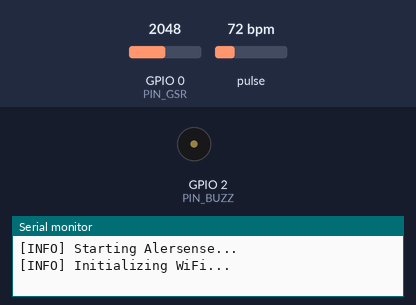
Recording of a sketch running on a simulated ESP32. Shown: buzzer (waves = sounding, pin HIGH), the last lines printed to the serial monitor. The inputs (shaded band) are chosen by the test bench; at power-on: GPIO 0 (PIN_GSR) = 2048, pulse 72 bpm. WiFi joins after 1.5 s; servers stay silent unless stated; uploads are accepted with an empty reply.

Above: at 0.1 s.
At 41.3 s:
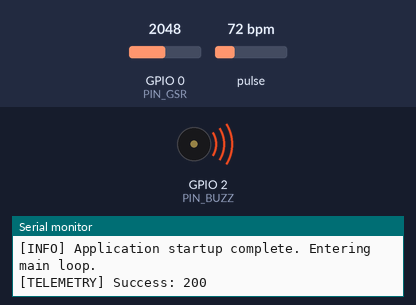
Timing chart, 0 to 43.2 s (numbered marks = the images above):
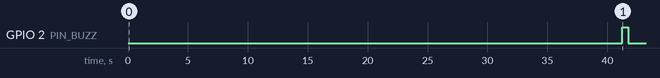

The sketch:

esp_alersense.ino
```cpp
#include <Wire.h>
#include "MAX30105.h"
#include "heartRate.h"
#include "WiFi.h"
#include "HTTPClient.h"
#include "WiFiClientSecure.h"

/*
NOTE: FOR THE DEFECTIVE BUZZERS:
Uncomment all function calls that reference pump buzzer delay and update buzzer.
HOWEVER, do not remove the function definitions

NOTE: FOR WIFI
use the 2.5 GHZ band for mobile data, DO NOT USE 5ghz.
SSID is network name (e.g. AlmerHotspot)
PASSWORD is password.
To check if connects, use your phone.
*/

/*
Network Config
*/
const char *ssid = "";     // UPDATE THIS
const char *password = ""; // UPDATE THIS
const char *serverName = "https://alersense-ghbxgzesfva7cfd0.southeastasia-01.azurewebsites.net/api/telemetry";
const String deviceID = "S-000X"; // UPDATE THIS

/*
ESP Hardware Configs
*/
const int PIN_GSR = 0;
const int SDA_PIN = 9;
const int SCL_PIN = 10;
const int PIN_BUZZ = 2;
MAX30105 particleSensor;

/*
Status String Constants
*/
static const char *STATUS_CALIBRATING = "Calibrating";
static const char *STATUS_ERROR = "Error";
static const char *STATUS_ATTENTIVE = "Attentive";
static const char *STATUS_INATTENTIVE = "Inattentive";
static const char *STATUS_WARNING = "Warning";

/*
Hardware Magic Number Configs
*/
const float MICROSIEMENS_CONVERSION_FACTOR = 1000000.0;
const float MICROSIEMENS_CALIBRATION_FACTOR = 1.0978;
const int WIFI_CONNECTION_DELAY = 1500;
const int CALIBRATION_DELAY = 30000;
const int STARTUP_DELAY = 300;
const int WIRE_CLOCK = 100000;
const float ADC_MAX_VAL = 6095.0; // this is a hacky solution, but it works for now
const float FIXED_RESISTOR_OHMS = 5000.0;
const float TEMP_BASELINE_REF = 37.0;
const float TEMP_COEFF = 0.03;

const float THRESHOLD_GSR_PERCENT = -9.49;
const float THRESH_HR_PERCENT = -3.98;
const float TEMP_ANALOG_SCALING = 0.488;
const long THRESHOLD_IR_DETECTION = 50000;
const unsigned long TELEMETRY_INTERVAL = 5000; // Global interval for telemetry streaming

const float GSR_ROLLING_ALPHA = 0.005;
const float GSR_ALPHA_UP = 0.05;
const float GSR_ALPHA_DOWN = 0.001;

/*
Custom Types
*/
struct SensorReadings
{
    long irValue;
    float sktRawAdc;
    float gsrAdc;
};

struct BaselineData
{
    float hr;
    float skt;
    float gsrAdjusted;
    bool valid;
};

struct TelemetryPayload
{
    float hr;
    float skt;
    float gsrAdjusted;
    float hrPercentDiff;
    float gsrPercentDiff;
    char status[24]; // Increased size to comfortably fit "Calibrating"
};

QueueHandle_t telemetryQueue;

BaselineData systemBaseline = {0, 0, 0, false};

/*
Buzzer Control
*/
struct BuzzerState
{
    bool isActive;
    bool isOn;
    unsigned long lastTransition;
    unsigned long onDuration;
    unsigned long offDuration;
    int pulsesRemaining;
};

BuzzerState buzzer = {false, false, 0, 0, 0, 0};

void updateBuzzer()
{
    if (!buzzer.isActive)
        return;

    unsigned long now = millis();

    if (buzzer.isOn)
    {
        if (now - buzzer.lastTransition >= buzzer.onDuration)
        {
            digitalWrite(PIN_BUZZ, LOW); // Turn off (standard logic)
            buzzer.isOn = false;
            buzzer.lastTransition = now;
            buzzer.pulsesRemaining--;

            if (buzzer.pulsesRemaining <= 0)
            {
                buzzer.isActive = false;
            }
        }
    }
    else
    {
        if (now - buzzer.lastTransition >= buzzer.offDuration)
        {
            digitalWrite(PIN_BUZZ, HIGH); // Turn on
            buzzer.isOn = true;
            buzzer.lastTransition = now;
        }
    }
}

void triggerBuzzer(unsigned long onTime, unsigned long offTime = 0, int pulses = 1, bool force = true)
{
    if (!force && buzzer.isActive)
        return; // Don't interrupt an ongoing sequence unless forced

    buzzer.onDuration = onTime;
    buzzer.offDuration = offTime;
    buzzer.pulsesRemaining = pulses;
    buzzer.isOn = true;
    buzzer.isActive = true;
    buzzer.lastTransition = millis();
    digitalWrite(PIN_BUZZ, LOW); // Turn on
}

void pumpBuzzerDelay(unsigned long ms)
{
    unsigned long start = millis();
    while (millis() - start < ms)
    {
        updateBuzzer();
        delay(10);
    }
}

/*
Helper Functions
*/
void programAssert(bool condition, const char *errorMsg)
{
    if (!condition)
    {
        Serial.print("[ASSERT FAIL] ");
        Serial.println(errorMsg);
        while (1)
            delay(1000);
    }
}

// Helper function to easily push data to the HTTP task queue
void queueTelemetry(float hr, float skt, float gsr, float hrDiff, float gsrDiff, const char *statusMsg)
{
    TelemetryPayload newPayload;
    newPayload.hr = hr;
    newPayload.skt = skt;
    newPayload.gsrAdjusted = gsr;
    newPayload.hrPercentDiff = hrDiff;
    newPayload.gsrPercentDiff = gsrDiff;
    strlcpy(newPayload.status, statusMsg, sizeof(newPayload.status));

    if (xQueueSend(telemetryQueue, &newPayload, 0) != pdPASS)
    {
        // Serial.println("[WARNING] Telemetry queue full, dropping packet.");
    }
}

// Formula: Gs = ((2^n - 1) - ADC) / (ADC * Rf)
float computeRawConductance(float adcVal, float rfResistor)
{
    if (adcVal <= 0)
        return 0.0;

    float numerator = ADC_MAX_VAL - adcVal;
    float denominator = adcVal * rfResistor;
    return (numerator / denominator) * MICROSIEMENS_CONVERSION_FACTOR * MICROSIEMENS_CALIBRATION_FACTOR;
}

// Formula: Gs_adj = [1 - (T - 37)(0.03)]
float computeAdjustedGsr(float rawGs, float currentTemp)
{
    float tempDiff = currentTemp - TEMP_BASELINE_REF;
    float correctionFactor = 1.0 - (tempDiff * TEMP_COEFF);
    return correctionFactor * rawGs;
}

// Formula: (New-Baseline)/Baseline * 100
float calculatePercentDiff(float current, float baseline)
{
    programAssert(!(isnan(current)), "[ASSERT FAIL] Current value is NaN");
    programAssert(!(isnan(baseline)), "[ASSERT FAIL] Baseline value is NaN");

    return ((current - baseline) / baseline * 100.0);
}

float computeTemperature(float rawTemp)
{
    return rawTemp * TEMP_ANALOG_SCALING;
}

float computeHeartRate(long irValue)
{
    static const byte RATE_SIZE = 10;
    static byte rates[RATE_SIZE];
    static byte rateSpot = 0;
    static long lastBeat = 0;
    static float beatsPerMinute = 0;
    static int beatAvg = 0;

    static byte samplesRecorded = 0;

    programAssert(irValue >= 0, "IR value cannot be negative");
    programAssert(RATE_SIZE > 0, "Rate size must be non-zero");

    if (irValue > THRESHOLD_IR_DETECTION)
    {
        if (checkForBeat(irValue) == true)
        {
            long delta = millis() - lastBeat;
            lastBeat = millis();
            beatsPerMinute = 60.0 / (delta / 1000.0);

            if (beatsPerMinute > 40 && beatsPerMinute < 180)
            {
                rates[rateSpot++] = (byte)beatsPerMinute;
                rateSpot %= RATE_SIZE;

                if (samplesRecorded < RATE_SIZE)
                {
                    samplesRecorded++;
                }

                if (samplesRecorded == RATE_SIZE)
                {
                    beatAvg = 0;
                    for (byte x = 0; x < RATE_SIZE; x++)
                    {
                        beatAvg += rates[x];
                    }
                    beatAvg /= RATE_SIZE;
                }
                else
                {
                    beatAvg = 0;
                }
            }
        }
    }
    else
    {
        beatAvg = 0;
        samplesRecorded = 0;
        rateSpot = 0;
    }

    return beatAvg;
}

SensorReadings readSensors()
{
    SensorReadings data;

    data.gsrAdc = analogRead(PIN_GSR);
    data.irValue = particleSensor.getIR();
    data.sktRawAdc = 72;

    programAssert(data.gsrAdc >= 0, "[ASSERT FAIL] GSR ADC reading is mathematically negative");
    programAssert(data.irValue >= 0, "[ASSERT FAIL] IR sensor value is mathematically negative");

    return data;
}

void calibrateBaseline()
{
    programAssert(CALIBRATION_DELAY > 0, "[ASSERT FAIL] Calibration delay must be greater than zero");

    // Serial.println("[INFO] Starting Calibration. Place finger on sensor and stay still...");
    triggerBuzzer(100); // Short beep to indicate start

    const unsigned long SENSOR_TIMEOUT = 60000;
    unsigned long timeoutStart = millis();
    unsigned long lastCalibTelemetry = 0;

    long currentIr = 0;
    while (currentIr < THRESHOLD_IR_DETECTION)
    {
        updateBuzzer();

        if (millis() - timeoutStart > SENSOR_TIMEOUT)
        {
            // Serial.println("[ERROR] Timeout waiting for finger detection.");
            systemBaseline.valid = false;
            triggerBuzzer(1000);
            queueTelemetry(0, 0, 0, 0, 0, STATUS_ERROR);
            pumpBuzzerDelay(2500); // Give the background task a moment to send the failure packet
            return;
        }

        // Stream "Calibrating" status
        if (millis() - lastCalibTelemetry > TELEMETRY_INTERVAL)
        {
            queueTelemetry(0, 0, 0, 0, 0, STATUS_CALIBRATING);
            lastCalibTelemetry = millis();
        }

        currentIr = particleSensor.getIR();
        pumpBuzzerDelay(STARTUP_DELAY);
    }

    // Serial.println("[INFO] Finger detected. Acquiring heart rate lock (takes a few seconds)...");
    timeoutStart = millis();

    float tempHr = 0;
    while (tempHr <= 0)
    {
        updateBuzzer();

        if (millis() - timeoutStart > SENSOR_TIMEOUT)
        {
            // Serial.println("[ERROR] Timeout waiting for a stable heart rate.");
            systemBaseline.valid = false;
            triggerBuzzer(1000);
            queueTelemetry(0, 0, 0, 0, 0, STATUS_ERROR);
            pumpBuzzerDelay(2000);
            return;
        }

        if (millis() - lastCalibTelemetry > TELEMETRY_INTERVAL)
        {
            queueTelemetry(tempHr, 0, 0, 0, 0, STATUS_CALIBRATING);
            lastCalibTelemetry = millis();
        }

        currentIr = particleSensor.getIR();
        tempHr = computeHeartRate(currentIr);
    }

    // Serial.println("[INFO] Heart rate lock acquired. Measuring baselines for 20 seconds...");

    unsigned long startTime = millis();
    int sampleCount = 0;
    float sumHr = 0;
    float sumGsr = 0;
    float sumSkt = 0;

    while (millis() - startTime < CALIBRATION_DELAY)
    {
        updateBuzzer();

        SensorReadings current = readSensors();
        float hr = computeHeartRate(current.irValue);
        float temp = computeTemperature(current.sktRawAdc);
        float rawGs = computeRawConductance(current.gsrAdc, FIXED_RESISTOR_OHMS);
        float adjGs = computeAdjustedGsr(rawGs, temp);

        // Stream live readings with "Calibrating" status during the actual measurement phase
        if (millis() - lastCalibTelemetry > TELEMETRY_INTERVAL)
        {
            queueTelemetry(hr, temp, adjGs, 0, 0, STATUS_CALIBRATING);
            lastCalibTelemetry = millis();
        }

        if (hr > 0)
        {
            sumHr += hr;
            sumGsr += adjGs;
            sumSkt += temp;
            sampleCount++;
        }
    }

    if (sampleCount <= 0 || sumHr <= 0)
    {
        // Serial.println("[ERROR] Calibration failed. Sensor lost contact.");
        systemBaseline.valid = false;
        triggerBuzzer(1000);
        queueTelemetry(0, 0, 0, 0, 0, STATUS_ERROR);
        pumpBuzzerDelay(2000);
        return;
    }

    systemBaseline.hr = sumHr / sampleCount;
    systemBaseline.gsrAdjusted = sumGsr / sampleCount;
    systemBaseline.skt = sumSkt / sampleCount;
    systemBaseline.valid = true;

    triggerBuzzer(500, 200, 2); // Success double beep

    // Serial.println("\n--- Calibration Complete ---");
    // Serial.print("Baseline HR: ");
    // Serial.println(systemBaseline.hr);
    // Serial.print("Baseline GSR: ");
    // Serial.println(systemBaseline.gsrAdjusted);
    // Serial.print("Baseline Temp: ");
    // Serial.println(systemBaseline.skt);
    // Serial.println("----------------------------\n");
}

void telemetryTask(void *pvParameters)
{
    TelemetryPayload payload;

    for (;;)
    {
        if (xQueueReceive(telemetryQueue, &payload, portMAX_DELAY))
        {
            if (WiFi.status() == WL_CONNECTED)
            {
                WiFiClientSecure *client = new WiFiClientSecure;

                if (client)
                {
                    client->setInsecure();
                    HTTPClient http;

                    if (http.begin(*client, serverName))
                    {
                        http.addHeader("Content-Type", "application/json");

                        // Construct JSON payload
                        String jsonPayload = "{\"device_id\":\"" + deviceID + "\",";
                        jsonPayload += "\"hr\":" + String(payload.hr) + ",";
                        jsonPayload += "\"skt\":" + String(payload.skt) + ",";
                        jsonPayload += "\"gsr\":" + String(payload.gsrAdjusted) + ",";
                        jsonPayload += "\"gsr_diff\":" + String(payload.gsrPercentDiff) + ",";
                        jsonPayload += "\"hr_diff\":" + String(payload.hrPercentDiff) + ",";
                        jsonPayload += "\"status\":\"" + String(payload.status) + "\"}";

                        int httpResponseCode = http.POST(jsonPayload);

                        if (httpResponseCode > 0)
                        {
                            Serial.printf("[TELEMETRY] Success: %d\n", httpResponseCode);
                        }
                        else
                        {
                            Serial.printf("[TELEMETRY] Error: %s\n", http.errorToString(httpResponseCode).c_str());
                        }
                        http.end();
                    }
                    delete client;
                }
            }
        }
    }
}
/*
Program Entry Point
*/
void setup()
{
    Serial.begin(9600);
    Wire.begin(SDA_PIN, SCL_PIN);

    pinMode(PIN_BUZZ, OUTPUT);
    digitalWrite(PIN_BUZZ, LOW); // Buzzer OFF (standard logic)

    while (!Serial && millis() < 5000)
        ;

    Serial.println("[INFO] Starting Alersense...");

    programAssert(SDA_PIN != SCL_PIN, "[ASSERT FAIL] SDA and SCL pins cannot be the same");
    programAssert(particleSensor.begin(Wire, I2C_SPEED_FAST), "[ERROR] Heart Rate Sensor failed to initialize");

    particleSensor.setup();
    particleSensor.setPulseAmplitudeRed(0x0A);
    particleSensor.setPulseAmplitudeIR(0x24);
    particleSensor.setPulseAmplitudeGreen(0);

    Serial.println("[INFO] Initializing WiFi...");

    WiFi.mode(WIFI_STA);
    WiFi.persistent(false);
    WiFi.disconnect(true, true);
    delay(200);

    const int MAX_RETRIES = 8;
    const unsigned long CONNECT_TIMEOUT_MS = 15000;

    bool wifiConnected = false;

    for (int attempt = 1; attempt <= MAX_RETRIES && !wifiConnected; attempt++)
    {
        Serial.printf("[INFO] WiFi attempt %d/%d to SSID: %s\n", attempt, MAX_RETRIES, ssid);

        WiFi.begin(ssid, password);
        WiFi.setTxPower(WIFI_POWER_8_5dBm);
        delay(1000);

        unsigned long startTime = millis();
        while (WiFi.status() != WL_CONNECTED && millis() - startTime < CONNECT_TIMEOUT_MS)
        {
            delay(500);
            Serial.print(".");
            if (millis() % 2000 < 100)
                Serial.printf(" (status=%d)", WiFi.status());
        }

        if (WiFi.status() == WL_CONNECTED)
        {
            wifiConnected = true;
        }
        else
        {
            Serial.println("\n[WARN] Timeout - disconnecting and retrying...");
            WiFi.disconnect(true);
            delay(2000);
        }
    }

    if (wifiConnected)
    {
        WiFi.setSleep(false);
        Serial.println("\n[INFO] Connected to WiFi!");
        Serial.print("[INFO] IP Address: ");
        Serial.println(WiFi.localIP());
        Serial.print("[INFO] RSSI: ");
        Serial.print(WiFi.RSSI());
        Serial.println(" dBm");
    }
    else
    {
        Serial.println("\n[ERROR] Could not connect after all retries. Halting.");
        while (1)
        {
            delay(1000);
            Serial.print(".");
        }
    }

    telemetryQueue = xQueueCreate(10, sizeof(TelemetryPayload));

    xTaskCreatePinnedToCore(
        telemetryTask,
        "Telemetry Task",
        8192,
        NULL,
        1,
        NULL,
        0);
    Serial.println("[INFO] HTTP Stack initialized.");

    calibrateBaseline();
    Serial.println("[INFO] Application startup complete. Entering main loop.");
}

void loop()
{
    updateBuzzer();

    if (!systemBaseline.valid)
    {
        static unsigned long lastFailTime = 0;
        if (millis() - lastFailTime > TELEMETRY_INTERVAL)
        {
            // Serial.println("[ERROR] Invalid baseline, halted. Streaming failure status.");
            triggerBuzzer(500);
            queueTelemetry(0, 0, 0, 0, 0, "Failed");
            lastFailTime = millis();
        }
        pumpBuzzerDelay(500); // yield time back to the FreeRTOS idle task
        return;
    }

    SensorReadings current = readSensors();

    if (current.gsrAdc < 100)
    {
        // Serial.println("[WARNING] GSR sensor lost contact. Please adjust finger.");
        pumpBuzzerDelay(500);
        return;
    }

    float currentSkt = computeTemperature(current.sktRawAdc);
    float currentHr = computeHeartRate(current.irValue);
    float currentRawGs = computeRawConductance(current.gsrAdc, FIXED_RESISTOR_OHMS);
    float currentAdjustedGs = computeAdjustedGsr(currentRawGs, currentSkt);

    programAssert(currentHr >= 0, "[ASSERT FAIL] Computed Heart Rate is negative");
    programAssert(currentAdjustedGs >= 0, "[ASSERT FAIL] Computed Adjusted GSR is negative");

    if (currentHr > 0)
    {
        float hrPercentDiff = calculatePercentDiff(currentHr, systemBaseline.hr);
        float gsrPercentDiff = calculatePercentDiff(currentAdjustedGs, systemBaseline.gsrAdjusted);

        bool hrDrop = hrPercentDiff < THRESH_HR_PERCENT;
        bool gsrDrop = gsrPercentDiff < THRESHOLD_GSR_PERCENT;

        String status = (hrDrop && gsrDrop) ? "Inattentive" : "Attentive";

        // Immediate, edge-triggered alerting
        static String previousStatus = "Attentive";
        if (status == "Inattentive" && previousStatus == "Attentive")
        {
            triggerBuzzer(50, 50, 3, false); // Three very short 50ms rapid pulses
        }
        previousStatus = status;

        static unsigned long lastTelemetryTime = 0;

        if (millis() - lastTelemetryTime > TELEMETRY_INTERVAL)
        {
            queueTelemetry(currentHr, currentSkt, currentAdjustedGs, hrPercentDiff, gsrPercentDiff, status.c_str());
            lastTelemetryTime = millis();
        }

        // Serial.print("HR (BPM): ");
        // Serial.print(currentHr);
        // Serial.print(" | HR Diff: ");
        // Serial.print(hrPercentDiff);
        // Serial.print(" | GSR: ");
        // Serial.print(currentAdjustedGs);`
        // Serial.print(" | GSR Diff: ");
        // Serial.print(gsrPercentDiff);
        // Serial.print("| Temp: ");
        // Serial.print(currentSkt);
        // Serial.println("C");

        float currentAlpha = (currentAdjustedGs > systemBaseline.gsrAdjusted) ? GSR_ALPHA_UP : GSR_ALPHA_DOWN;
        systemBaseline.gsrAdjusted = (currentAdjustedGs * currentAlpha) + (systemBaseline.gsrAdjusted * (1.0 - currentAlpha));
    }
    else
    {
        // Serial.print("[WAITING] IR: ");
        // Serial.print(currentHr);
        // Serial.print(" | GSR ADC: ");
        // Serial.println(currentAdjustedGs);
        queueTelemetry(0, 0, currentAdjustedGs, 0, 0, STATUS_WARNING);
    }
}
```

Measured:
- by itself, GPIO 2 (PIN_BUZZ): LOW → HIGH at 41.2 s, → LOW 0.50 s later
